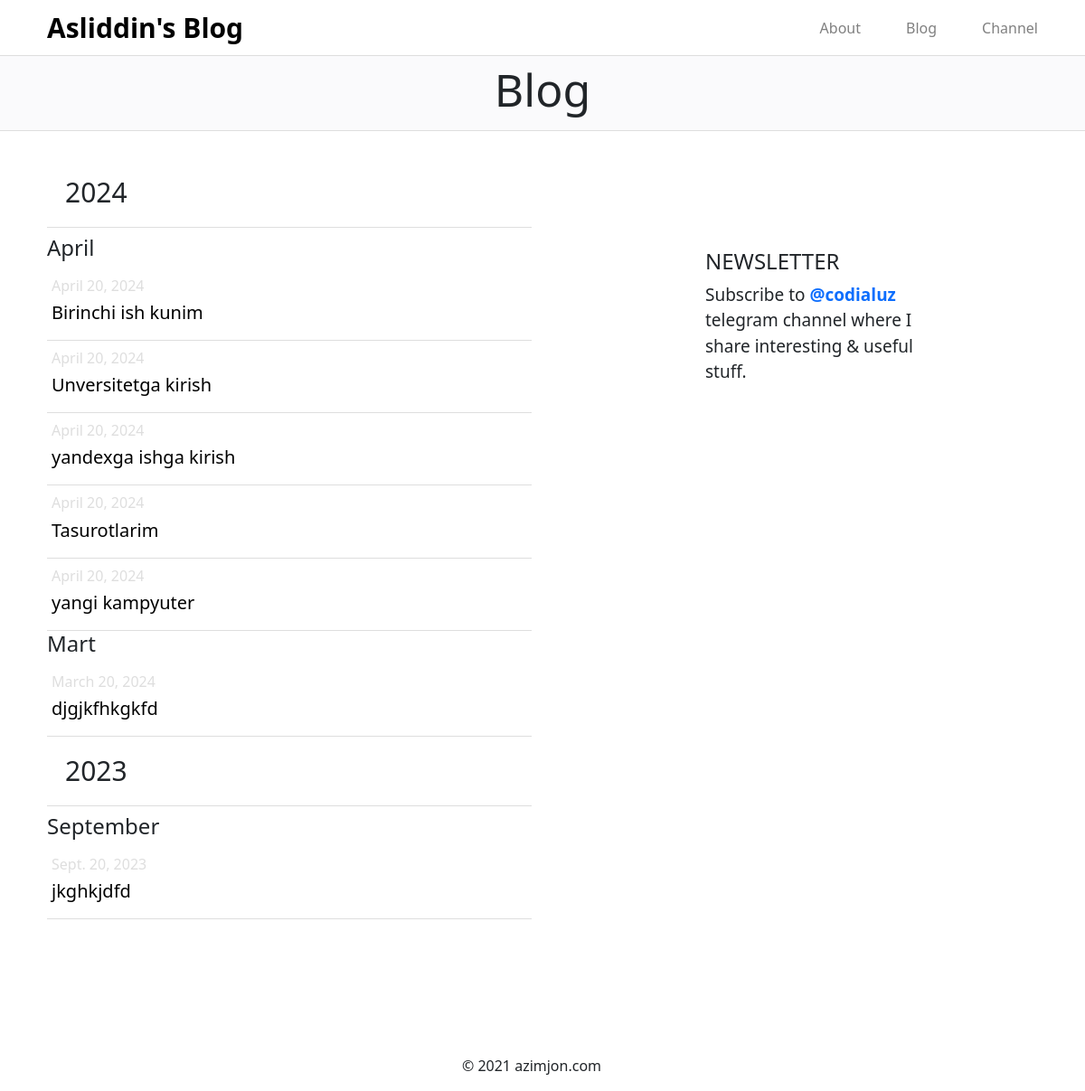
Screenshot of /blog/ with the database file from the repository.
### main/models.py (models this page shows, shortened)
class Blog(models.Model):
    title = models.CharField(max_length=255)
    date = models.DateField()
    text = models.TextField(max_length=255)
    photo = models.ImageField(upload_to='photos/%Y/%m/%d/')
    class Meta:
        verbose_name_plural = "Blogs"

### main/views.py (the view)
# urls.py: path('blog/', BlogView.as_view(), name='blog'),
class BlogView(View):
    def get(self, request):
        all_blogs = Blog.objects.order_by('-date')
        all_dates = Blog.objects.all().values('date').distinct().order_by('-date')
        years_months = [{'year': date['date'].year, 'month': date['date'].month} for date in all_dates]
        blogs_by_year_month = {}
        months = {
            1: 'Yanvar',
            2: 'Fevral',
            3: 'Mart',
            4: 'April',
            5: 'May',
            6: 'June',
            7: 'July',
            8: 'August',
            9: 'September',
            10: 'October',
            11: 'November',
            12: 'December'
        }
        for ym in years_months:
            month_blogs = all_blogs.filter(date__year=ym['year'], date__month=ym['month'])
            if month_blogs.exists():
                if ym['year'] not in blogs_by_year_month:
                    blogs_by_year_month[ym['year']] = {}
                blogs_by_year_month[ym['year']][ym['month']] = {
                    'month': months[ym['month']],
                    'blogs': month_blogs
                }
        context = {
            'blogs_by_year_month': blogs_by_year_month,
            'months': months
        }
        return render(request, 'blog.html', context)

### templates/blog.html (shortened to what this page needs)
<!DOCTYPE html>
<html lang="uz">
<head>
    <link rel="stylesheet" href="../static/bootstrap-5.0.2-dist/css/bootstrap.css">
    <link rel="stylesheet" href="../static/css/blog.css">
</head>
<body>
<div class="container-fluid">
    <div class="row navbar">
        <div class="col-12 col-md-6 col-sm-6 navbar-icon"><a href="/">Asliddin's Blog</a></div>
        <div class="col-12 col-md-6 col-sm-6 navbar-link">
            <div><a href="./about.html">About</a></div>
            <div><a href="/blog/">Blog</a></div>
            <div><a href="#">Channel</a></div>
        </div>
    </div>
    <div class="row blog">
        <div class="col-12">
            <h1>Blog</h1>
        </div>
    </div>
    <div class="row main">
        <div class="col-12 col-md-6 col-sm-6 main-card1">
            {% for year, months_info in blogs_by_year_month.items %}
                <h3>{{ year }}</h3>
                {% for month, blogs_info in months_info.items %}
                    <h4>{{ blogs_info.month }}</h4>
                    {% for blog in blogs_info.blogs %}
                        <div class="main-card1-link">
                            <a href="/blog/{{ blog.slug }}/">
                                <h6>{{ blog.date }}</h6>
                                <h5>{{ blog.title }}</h5>
                            </a>
                        </div>
                    {% endfor %}
                {% endfor %}
            {% endfor %}
        </div>
        <div class="col-12 col-md-6 col-sm-6 main-card2">
            <h4>NEWSLETTER</h4>
            <p>Subscribe to <a href="#">@codialuz</a> telegram channel where I share interesting & useful stuff.</p>
        </div>
    </div>
    <div class="row footer">
        <p>© 2021 azimjon.com</p>
    </div>
</div>
</body>
</html>

### static/css/blog.css (style rules this page uses)
body { margin: 0; padding: 0; -webkit-box-sizing: border-box; box-sizing: border-box; }
.container-fluid .navbar { padding-right: 40px; padding-left: 40px; border-bottom: 1px solid #DEDEDE; }
.container-fluid .navbar .navbar-icon a { font-size: 30px; font-weight: bold; text-decoration: none; color: #000; }
.container-fluid .navbar .navbar-link { -webkit-box-pack: end; -ms-flex-pack: end; justify-content: end; display: -webkit-box; display: -ms-flexbox; display: flex; }
.container-fluid .navbar .navbar-link a { text-decoration: none; margin-left: 50px; color: grey; }
.container-fluid .blog { background-color: #FAFAFC; border-bottom: 1px solid #DEDEDE; padding: 7px 0px; }
.container-fluid .blog .col-12 h1 { font-weight: 400; font-size: 50px; text-align: center; }
.container-fluid .main { padding-left: 40px; padding-right: 40px; padding-top: 30px; }
.container-fluid .main .main-card1 h3 { font-weight: 500; font-size: 30px; padding: 20px 0px; padding-bottom: 20px; border-bottom: 1px solid #DEDEDE; padding-left: 20px; }
.container-fluid .main .main-card1 .main-card1-link { width: 100%; padding: 10px 5px; border-bottom: 1px solid #DEDEDE; }
.container-fluid .main .main-card1 .main-card1-link a { width: 100%; cursor: pointer; display: inline-block; position: relative; -webkit-transition: 0.5s; transition: 0.5s; text-decoration: none; }
.container-fluid .main .main-card1 .main-card1-link a h6 { font-weight: normal; color: #DEDEDE; }
.container-fluid .main .main-card1 .main-card1-link a h5 { font-size: 20l, m px; font-weight: normal; color: #000; }
.container-fluid .main .main-card1 .main-card1-link a:after { width: 30px; font-size: 50px; content: '»'; position: absolute; margin-top: -25px; opacity: 0; top: 10px; right: -20px; -webkit-transition: 0.5s; transition: 0.5s; }
.container-fluid .main .main-card2 { width: 100%; margin-left: 15%; margin-top: 100px; width: 290px; }
.container-fluid .main .main-card2 p { font-size: 19px; }
.container-fluid .main .main-card2 a { text-decoration: none; font-weight: bold; }
.container-fluid .footer { margin-top: 150px; width: 100%; text-align: center; }

### rows the page displays
Blog: date "April 20, 2024", title "Birinchi ish kunim"
Blog: date "April 20, 2024", title "Unversitetga kirish"
Blog: date "April 20, 2024", title "yandexga ishga kirish"
Blog: date "April 20, 2024", title "Tasurotlarim"
Blog: date "April 20, 2024", title "yangi kampyuter"
Blog: date "March 20, 2024", title "djgjkfhkgkfd"
Blog: date "Sept. 20, 2023", title "jkghkjdfd"

### other values shown
{{ year }} "2024" "2023"
{{ blogs_info.month }} "April" "Mart" "September"
